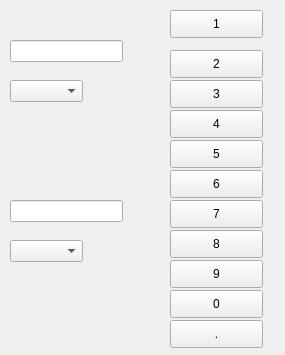
<?xml version="1.0" encoding="UTF-8"?>
<ui version="4.0">
 <class>Form</class>
 <widget class="QWidget" name="Form">
  <property name="geometry">
   <rect>
    <x>0</x>
    <y>0</y>
    <width>285</width>
    <height>355</height>
   </rect>
  </property>
  <property name="windowTitle">
   <string>Form</string>
  </property>
  <widget class="QLineEdit" name="input">
   <property name="geometry">
    <rect>
     <x>10</x>
     <y>40</y>
     <width>113</width>
     <height>22</height>
    </rect>
   </property>
  </widget>
  <widget class="QLineEdit" name="output">
   <property name="geometry">
    <rect>
     <x>10</x>
     <y>200</y>
     <width>113</width>
     <height>22</height>
    </rect>
   </property>
  </widget>
  <widget class="QComboBox" name="to">
   <property name="geometry">
    <rect>
     <x>10</x>
     <y>240</y>
     <width>73</width>
     <height>22</height>
    </rect>
   </property>
  </widget>
  <widget class="QComboBox" name="frm_2">
   <property name="geometry">
    <rect>
     <x>10</x>
     <y>80</y>
     <width>73</width>
     <height>22</height>
    </rect>
   </property>
  </widget>
  <widget class="QPushButton" name="one">
   <property name="geometry">
    <rect>
     <x>170</x>
     <y>10</y>
     <width>93</width>
     <height>28</height>
    </rect>
   </property>
   <property name="text">
    <string>1</string>
   </property>
  </widget>
  <widget class="QPushButton" name="two">
   <property name="geometry">
    <rect>
     <x>170</x>
     <y>50</y>
     <width>93</width>
     <height>28</height>
    </rect>
   </property>
   <property name="text">
    <string>2</string>
   </property>
  </widget>
  <widget class="QPushButton" name="three">
   <property name="geometry">
    <rect>
     <x>170</x>
     <y>80</y>
     <width>93</width>
     <height>28</height>
    </rect>
   </property>
   <property name="text">
    <string>3</string>
   </property>
  </widget>
  <widget class="QPushButton" name="four">
   <property name="geometry">
    <rect>
     <x>170</x>
     <y>110</y>
     <width>93</width>
     <height>28</height>
    </rect>
   </property>
   <property name="text">
    <string>4</string>
   </property>
  </widget>
  <widget class="QPushButton" name="zero">
   <property name="geometry">
    <rect>
     <x>170</x>
     <y>290</y>
     <width>93</width>
     <height>28</height>
    </rect>
   </property>
   <property name="text">
    <string>0</string>
   </property>
  </widget>
  <widget class="QPushButton" name="seven">
   <property name="geometry">
    <rect>
     <x>170</x>
     <y>200</y>
     <width>93</width>
     <height>28</height>
    </rect>
   </property>
   <property name="text">
    <string>7</string>
   </property>
  </widget>
  <widget class="QPushButton" name="five">
   <property name="geometry">
    <rect>
     <x>170</x>
     <y>140</y>
     <width>93</width>
     <height>28</height>
    </rect>
   </property>
   <property name="text">
    <string>5</string>
   </property>
  </widget>
  <widget class="QPushButton" name="six">
   <property name="geometry">
    <rect>
     <x>170</x>
     <y>170</y>
     <width>93</width>
     <height>28</height>
    </rect>
   </property>
   <property name="text">
    <string>6</string>
   </property>
  </widget>
  <widget class="QPushButton" name="eight">
   <property name="geometry">
    <rect>
     <x>170</x>
     <y>230</y>
     <width>93</width>
     <height>28</height>
    </rect>
   </property>
   <property name="text">
    <string>8</string>
   </property>
  </widget>
  <widget class="QPushButton" name="nine">
   <property name="geometry">
    <rect>
     <x>170</x>
     <y>260</y>
     <width>93</width>
     <height>28</height>
    </rect>
   </property>
   <property name="text">
    <string>9</string>
   </property>
  </widget>
  <widget class="QPushButton" name="point">
   <property name="geometry">
    <rect>
     <x>170</x>
     <y>320</y>
     <width>93</width>
     <height>28</height>
    </rect>
   </property>
   <property name="text">
    <string>.</string>
   </property>
  </widget>
 </widget>
 <resources/>
 <connections/>
</ui>
